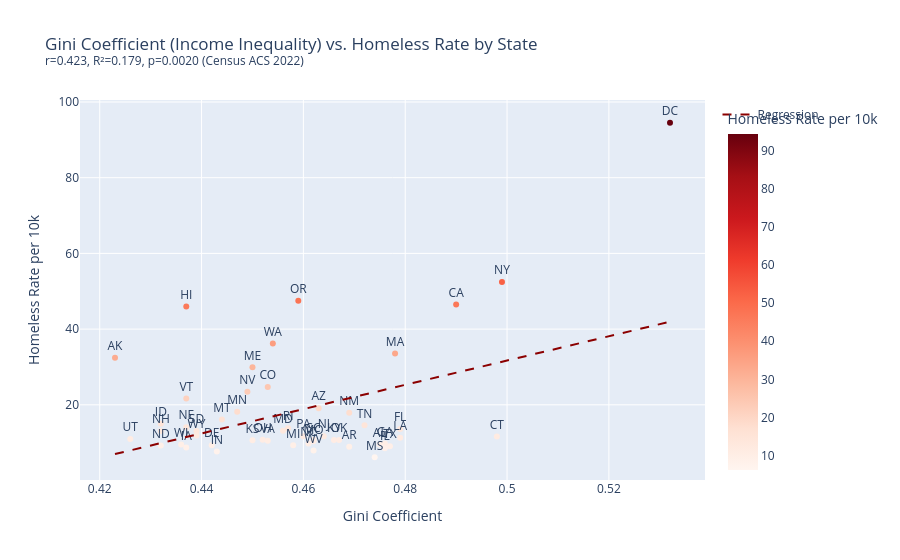

The notebook cell this image was saved under:
### Code cell
slope3, intercept3, r3v, p3, se3 = stats.linregress(df['gini_coefficient'], df['homeless_rate_per_10k'])
r2_3 = r3v ** 2
print(f'Gini vs homeless rate: r={r3v:.3f}, R²={r2_3:.3f}, p={p3:.4f}')

x_range3 = [df['gini_coefficient'].min(), df['gini_coefficient'].max()]
y_range3 = [slope3 * x + intercept3 for x in x_range3]

fig3 = px.scatter(
    df, x='gini_coefficient', y='homeless_rate_per_10k', text='state_postal',
    color='homeless_rate_per_10k', color_continuous_scale='Reds',
    title=f'Gini Coefficient (Income Inequality) vs. Homeless Rate by State<br><sup>r={r3v:.3f}, R²={r2_3:.3f}, p={p3:.4f} (Census ACS 2022)</sup>',
    labels={'gini_coefficient': 'Gini Coefficient', 'homeless_rate_per_10k': 'Homeless Rate per 10k'},
    hover_name='state_name',
)
fig3.add_trace(go.Scatter(x=x_range3, y=y_range3, mode='lines', name='Regression', line=dict(color='darkred', dash='dash')))
fig3.update_traces(textposition='top center', selector=dict(mode='markers+text'))
fig3.show()

### Figure 1 — Plotly figure (JSON) as saved in the notebook; plotly's stock layout.template omitted (floating-point values rounded to 4 significant figures)
{"data": [{"hovertemplate": "<b>%{hovertext}</b><br><br>Gini Coefficient=%{x}<br>Homeless Rate per 10k=%{marker.color}<br>state_postal=%{text}<extra></extra>", "hovertext": ["Alabama", "Alaska", "Arizona", "Arkansas", "California", "Colorado", "Connecticut", "Delaware", "District of Columbia", "Florida", "Georgia", "Hawaii", "Idaho", "Illinois", "Indiana", "Iowa", "Kansas", "Kentucky", "Louisiana", "Maine", "Maryland", "Massachusetts", "Michigan", "Minnesota", "Mississippi", "Missouri", "Montana", "Nebraska", "Nevada", "New Hampshire", "New Jersey", "New Mexico", "New York", "North Carolina", "North Dakota", "Ohio", "Oklahoma", "Oregon", "Pennsylvania", "Rhode Island", "South Carolina", "South Dakota", "Tennessee", "Texas", "Utah", "Vermont", "Virginia", "Washington", "West Virginia", "Wisconsin", "Wyoming"], "legendgroup": "", "marker": {"color": [9.56, 32.45, 19.12, 8.93, 46.48, 24.72, 11.61, 9.33, 94.51, 13.63, 9.79, 45.96, 14.99, 8.54, 7.65, 8.73, 10.61, 10.68, 11.31, 29.9, 13.16, 33.58, 9.32, 18.2, 6.15, 10.37, 16.15, 14.08, 23.42, 13.07, 11.71, 17.92, 52.44, 9.81, 9.23, 10.76, 10.7, 47.5, 11.73, 13.82, 10.8, 13.08, 14.59, 9.07, 10.95, 21.7, 10.48, 36.22, 7.91, 9.49, 11.9], "coloraxis": "coloraxis", "symbol": "circle"}, "mode": "markers+text", "name": "", "orientation": "v", "showlegend": false, "text": ["AL", "AK", "AZ", "AR", "CA", "CO", "CT", "DE", "DC", "FL", "GA", "HI", "ID", "IL", "IN", "IA", "KS", "KY", "LA", "ME", "MD", "MA", "MI", "MN", "MS", "MO", "MT", "NE", "NV", "NH", "NJ", "NM", "NY", "NC", "ND", "OH", "OK", "OR", "PA", "RI", "SC", "SD", "TN", "TX", "UT", "VT", "VA", "WA", "WV", "WI", "WY"], "textposition": "top center", "type": "scatter", "x": [0.475, 0.423, 0.463, 0.469, 0.49, 0.453, 0.498, 0.442, 0.532, 0.479, 0.476, 0.437, 0.432, 0.476, 0.443, 0.437, 0.45, 0.466, 0.479, 0.45, 0.456, 0.478, 0.458, 0.447, 0.474, 0.462, 0.444, 0.437, 0.449, 0.432, 0.464, 0.469, 0.499, 0.461, 0.432, 0.452, 0.467, 0.459, 0.46, 0.457, 0.462, 0.439, 0.472, 0.477, 0.426, 0.437, 0.453, 0.454, 0.462, 0.436, 0.439], "xaxis": "x", "y": [9.56, 32.45, 19.12, 8.93, 46.48, 24.72, 11.61, 9.33, 94.51, 13.63, 9.79, 45.96, 14.99, 8.54, 7.65, 8.73, 10.61, 10.68, 11.31, 29.9, 13.16, 33.58, 9.32, 18.2, 6.15, 10.37, 16.15, 14.08, 23.42, 13.07, 11.71, 17.92, 52.44, 9.81, 9.23, 10.76, 10.7, 47.5, 11.73, 13.82, 10.8, 13.08, 14.59, 9.07, 10.95, 21.7, 10.48, 36.22, 7.91, 9.49, 11.9], "yaxis": "y"}, {"line": {"color": "darkred", "dash": "dash"}, "mode": "lines", "name": "Regression", "type": "scatter", "x": [0.423, 0.532], "y": [7.0, 41.96]}], "layout": {"coloraxis": {"colorbar": {"title": {"text": "Homeless Rate per 10k"}}, "colorscale": [[0.0, "rgb(255,245,240)"], [0.125, "rgb(254,224,210)"], [0.25, "rgb(252,187,161)"], [0.375, "rgb(252,146,114)"], [0.5, "rgb(251,106,74)"], [0.625, "rgb(239,59,44)"], [0.75, "rgb(203,24,29)"], [0.875, "rgb(165,15,21)"], [1.0, "rgb(103,0,13)"]]}, "legend": {"tracegroupgap": 0}, "title": {"text": "Gini Coefficient (Income Inequality) vs. Homeless Rate by State<br><sup>r=0.423, R²=0.179, p=0.0020 (Census ACS 2022)</sup>"}, "xaxis": {"anchor": "y", "domain": [0.0, 1.0], "title": {"text": "Gini Coefficient"}}, "yaxis": {"anchor": "x", "domain": [0.0, 1.0], "title": {"text": "Homeless Rate per 10k"}}}}
